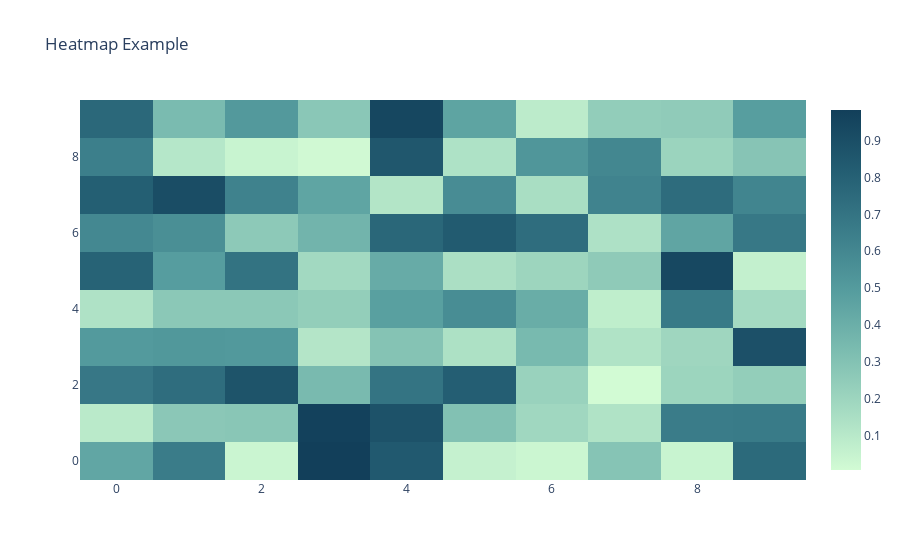

The notebook cell saved with this chart:
### Code cell
layout = go.Layout(title='Heatmap Example')
fig = go.Figure(data=[heatmap], layout=layout)
fig.show()
